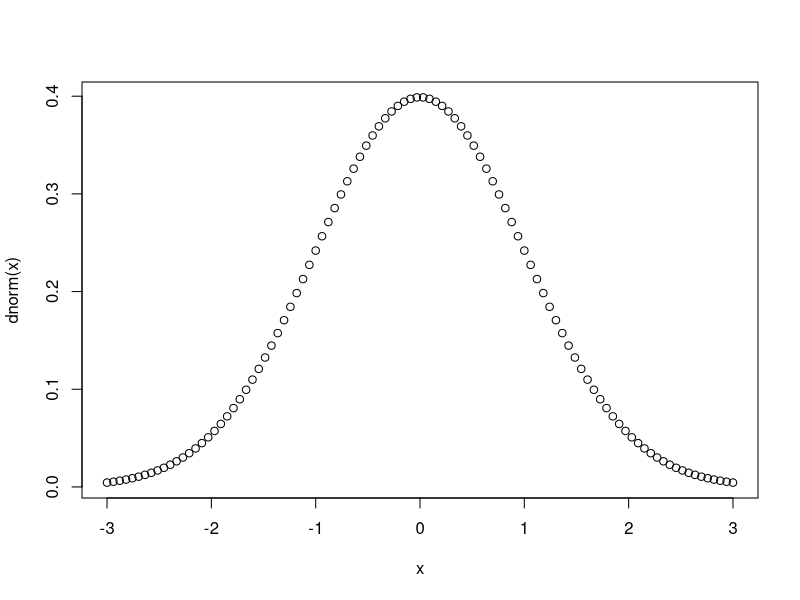
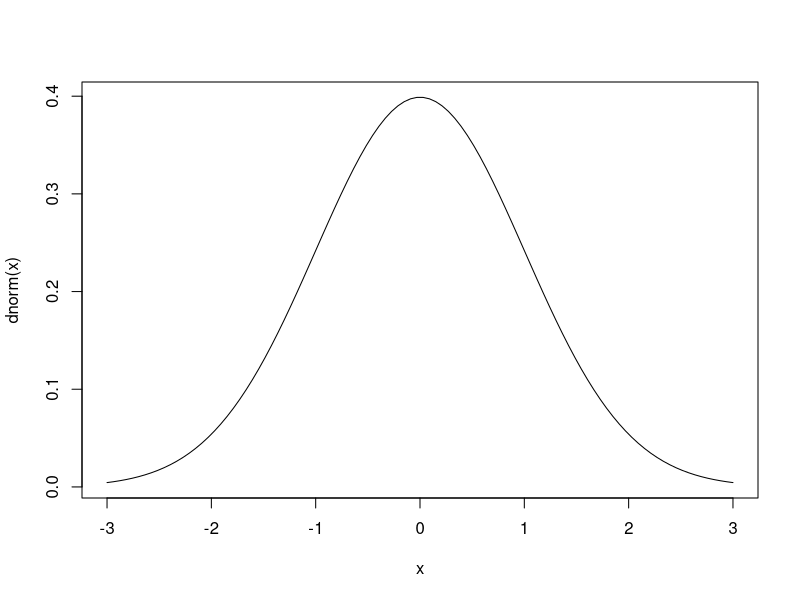
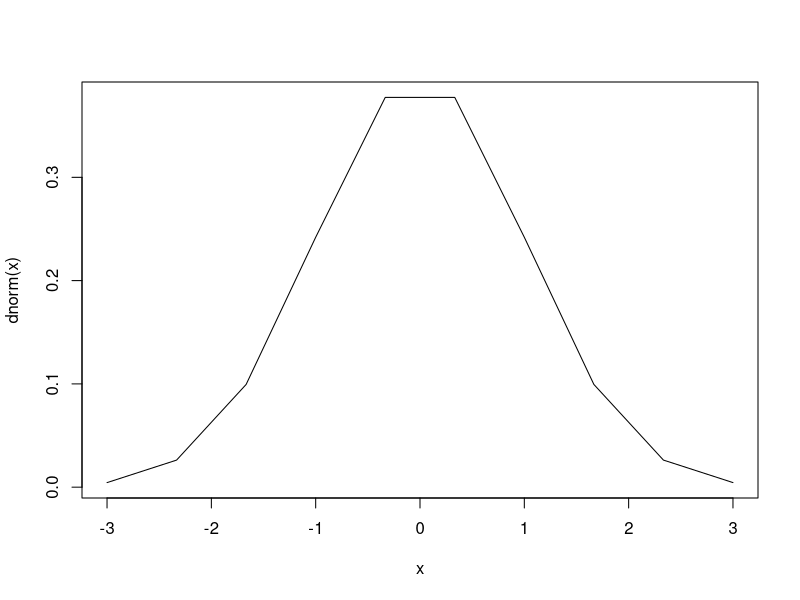
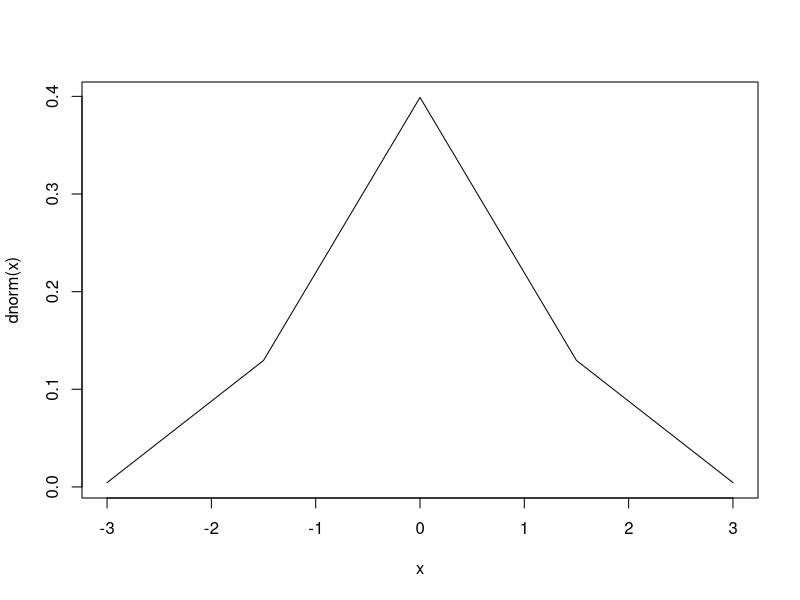
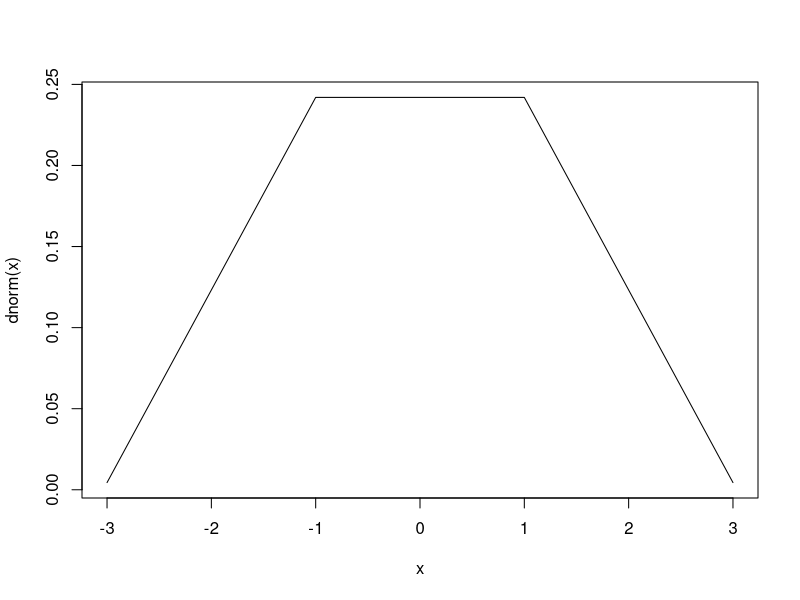
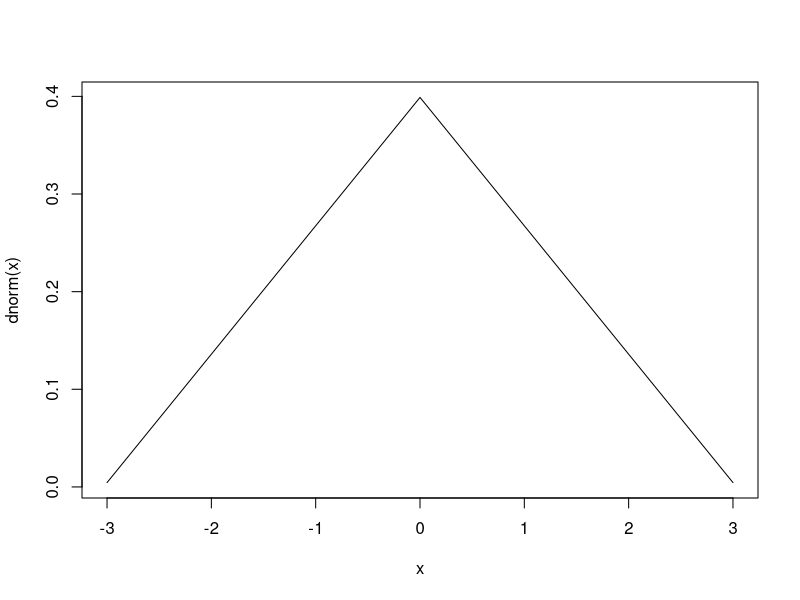
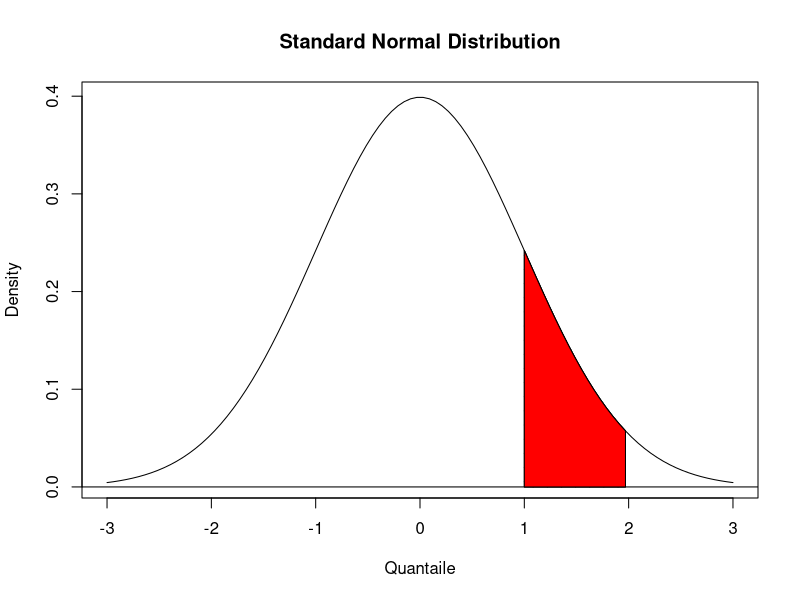
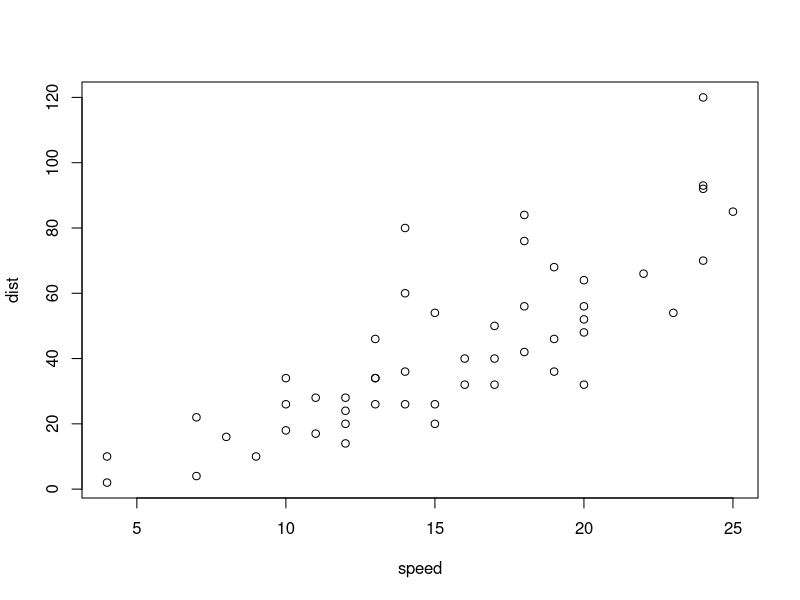

Recreate these plots in R, in order.
## ---- chunk 1
knitr::opts_chunk$set(echo = TRUE)
## ---- chunk 2
x <- seq(from=-3, to=+3, length.out=100)
plot(x, dnorm(x))
# 그러나 정규분포는 연속확률분포이기 때문에 plot함수에 type="l" 인자를 써줘야 한다.
plot(x, dnorm(x), type="l")
# 이제 length.out을 조작해 보자. =10
x <- seq(from=-3, to=+3, length.out=10)
plot(x, dnorm(x), type="l")
# 이제 length.out을 조작해 보자. =5
x <- seq(from=-3, to=+3, length.out=5)
plot(x, dnorm(x), type="l")
# 이제 length.out을 조작해 보자. =4
x <- seq(from=-3, to=+3, length.out=4)
plot(x, dnorm(x), type="l")
# 이제 length.out을 조작해 보자. =3
x <- seq(from=-3, to=+3, length.out=3)
plot(x, dnorm(x), type="l")
## ---- chunk 3
x <- seq(from=-3, to=+3, length.out=100)
y <- dnorm(x)
plot(x,y, main="Standard Normal Distribution", type="l", ylab="Density", xlab="Quantaile")
abline(h=0)
# 표준정규분포에 영역을 선택해 보자.
# 이제 필요한 부분을 연속된 선분으로 정의한다. 
# 선분들은 각가(x, y)좌표들의 연속으로 정의된다. 그러면 polygon함수는 가장 처음과 끝(x,y) 점들을 연결해 다각형으로 닫아준다. 

#다각형 본체는 1 <= z <= 2인 밀도곡선을 따른다. 
region.x <- x[1 <= x & x <= 2]
region.y <- y[1 <= x & x <= 2]

# Y축까지 내려오는 처음과 마지막 선분을 추가한다. 
region.x <- c(region.x[1], region.x, tail(region.x,1))
region.y <- c(0, region.y, 0)

#마지막으로 polygon을 호출해 해당 구역의 경계를 그린 뒤 안을 채우면 끝
polygon(region.x, region.y, density=10) # density=10은 45도 각도의 사선으로 안을 채움

# 선이 아닌 색상으로 채우려면 density=-1로 설정하고 col을 원하는 색상으로 하면됨.
polygon(region.x, region.y, density=-1, col="red")
## ---- chunk 4
summary(cars)
head(cars, 5) # cars데이터의 앞부분 5행 정도를 확인한다.
tail(cars, 5) # cars데이터의 끝부분 5행 정도를 확인한다.
plot(cars) # cars데이터의 산점도를 그린다.
## ---- chunk 5
plot(cars, 
     main="cars: Speed vs. Stopping Distance(1920)", # 그래프 제목
     xlab="Speed (MPH)",   # x축의 제목
     ylab="Stopping Distance(ft)")  # y축의 제목
## ---- chunk 6
plot(cars, 
     main="cars: Speed vs. Stopping Distance(1920)", # 그래프 제목
     xlab="Speed (MPH)",   # x축의 제목
     ylab="Stopping Distance(ft)",  # y축의 제목
     type="n")  # 제목과 축들을 포함해 새로운 그래프를 생성
grid() # 격자를 그린다.
points(cars)  # 저수준 그래픽 함수인 points를 호출하여 산점도를 그린다. 
## ---- chunk 7
# 도표를 그리기 전에 데이터의 구조를 확인하자.
head(iris, 5)
tail(iris, 5)
names(iris) # 데이터 변수명을 확인
# edit(iris) # 데이터를 편집할 수 있는 명령. 데이터에 문제가 있어 수정하고 싶다면 이 명령을 사용.
with(iris, plot(Petal.Length, Petal.Width))  # 산점도는 이렇게 그릴 수 있지만
# plot(iris$Petal.Length, iris$Petal.Width)  # 이렇게 그릴 수도 있다. 
## ---- chunk 8
with(iris, plot(Petal.Length, Petal.Width, pch=as.integer(Species)))
## ---- chunk 9
with(iris, plot(Petal.Length, Petal.Width, pch=as.integer(Species)))
legend(1.5, 2.4, c("setosa", "versicolor", "virginica"), pch=1:3)
## ---- chunk 10
f <- factor(iris$Species) # 요인변수를 지정하고 그것을 f에 저장한다.
with(iris, plot(Petal.Length, Petal.Width, pch=as.integer(f))) # 집단별로 구분된 산점도를 그린다.
legend(1.5, 2.4, as.character(levels(f)), pch=1:length(levels(f))) # 점범례를 그린다.
## ---- chunk 11
library(RColorBrewer) 
library(magrittr) 
library(ggplot2)

## ---- chunk 12
# pick 5 colors with theme: "Accent" display.brewer.pal(5, "Accent")
display.brewer.pal(5, "Accent")

## ---- chunk 13
my_color <- brewer.pal(5, "Accent") 
my_color

## ---- chunk 14
set.seed(2017) 
my_sample <- rnorm(300, mean = 0, sd = 1) 

p <- ggplot(data = as.data.frame(my_sample)) + 
  geom_hline(yintercept = 0) + 
  geom_vline(xintercept = 0) + 
  xlim(-3.5, 3.5) # + ylim(a, b) 

p

## ---- chunk 15
p <- p + stat_density(mapping = aes(x = my_sample), fill = my_color[1], alpha = 0.3) 
p


## ---- chunk 16
p <- p + geom_rug(aes(x = my_sample, y = 0), position = position_jitter(height = 0), color = my_color[3]) + theme_light() 
p


## ---- chunk 17
p <- p + stat_function(fun = dnorm, args = list(mean = 0, sd = 1), color= my_color[5], size = 0.7) 
p


## ---- chunk 18
x_positions <- c(-1, 0.5) 

my_points <-
  data.frame(x_pos = x_positions, y_pos = dnorm(x_positions, mean = 0, sd = 1)) 

p <- p + geom_point(
  data = my_points,
  mapping = aes(x = x_pos, y = y_pos),
  color = my_color[4]
) 

p


## ---- chunk 19
p <- p + annotate(
  "text",
  x = x_positions + 0.5,
  y = dnorm(x_positions) + 0.02,
  label = dnorm(x_positions) %>% round(digits = 3)
)

p


## ---- chunk 20
p <- p  + labs(
  title = "pdf of normal distribution",
  subtitle = "mean 0 and sd 1",
  x = "x",
  y = "dnorm",
  caption = "Fig 1. dnorm values at x = -1, 0.5"
)
p
## ---- chunk 21
# p + theme_grey()
# p + theme_gray()
# p + theme_bw()
# p + theme_linedraw()
# p + theme_dark()
# p + theme_minimal()
# p + theme_classic()
# p + theme_void()
p + theme_light()
